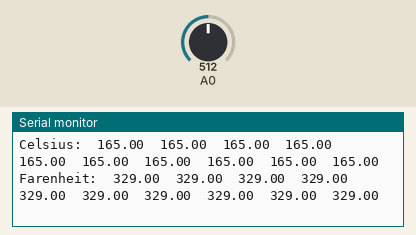
This sketch was run on a simulated ESP8266 (NodeMCU). On the bench: the last lines printed to the serial monitor. The test bench sets the inputs (shaded band); at power-on: A0 = 512. WiFi joins after 1.5 s; servers stay silent unless stated.

Above: at 4.7 s.
4.8 s: A0 set to 126
At 6.2 s:
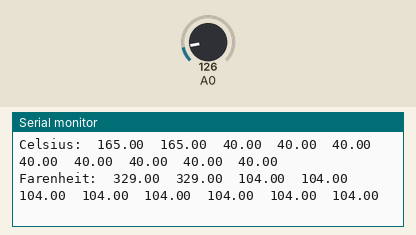
6.3 s: A0 set to 110
At 8.2 s:
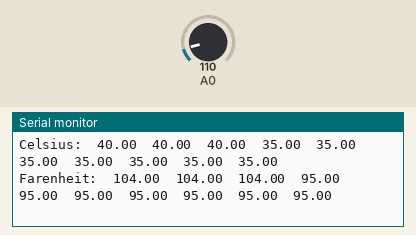
Timing chart, 0 to 9.7 s (numbered marks = the images above; inputs shaded):
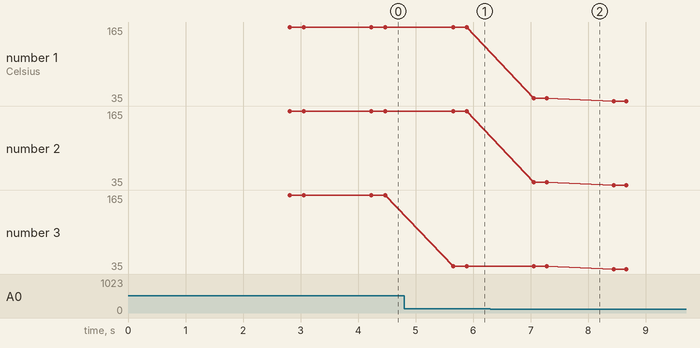

The sketch:

Ejercicio5.ino
```cpp
// Define
#define BLYNK_PRINT Serial

// Libraries
#include <ESP8266WiFi.h>
#include <BlynkSimpleEsp8266.h>

// Variables
WidgetTerminal terminal(V0);

int x=10, y=100; //amount of data, time

// Connection variables
char auth[] = "Ig6Lmkl4mVIJITFOALlSdUZV3nsufseU";
char ssid[] = "Fernandez";
char pass[] = "sparkie5919";

// Function prototypes
void function(int *x, int *y, float m[][2], float sm[][2], float aux[]);
void sort(float v[]);

// Functions
BLYNK_WRITE(V1){x=param.asInt();}
BLYNK_WRITE(V2){y=param.asInt();}

void sort(float v[]){ //Insertion sort
    int aux, j;
    for (int i = 1; i < sizeof(v)/sizeof(v[0]); i++){
        aux = v[i];
        j = i - 1;
        while (j >= 0 && v[j] < aux){
            v[j + 1] = v[j];
            j = j - 1;
        }
        v[j + 1] = aux;
    }
}

void sendData2Blynk(float m[][2], int *x){
    for (int i = 0; i < 2; i++)
    {
        switch (i)
        {
        case 0:
            Serial.print("Celsius:\t");
            terminal.print("Celsius:\t");
            break;
        case 1:
            Serial.print("Farenheit:\t");
            terminal.print("Farenheit:\t");
            break;

        default:
            break;
        }
        for (int j = 0; j < *x; j++)
        {
            Serial.print(m[j][i]);
            terminal.print(m[j][i]);
            Serial.print("\t");
            terminal.print("\t");
        }
        Serial.print("\n");
        terminal.print("\n");
    }

}


void function(int *x, int *y, float m[][2], float sm[][2], float aux[]){
    for (int i = 0; i < *x; i++)
    {
        m[i][0] = analogRead(A0)*330/1024;
        m[i][1] = m[i][0]*1.8+32;
        delay(*y);
    }
    for (int i = 0; i < 2; i++)
    {
        for (int j = 0; j < *x; j++)
        {
            aux[j] = m[j][i];
        }

        sort(aux);

        for (int j = 0; j < *x; j++)
        {
            sm[j][i] = aux[j];
        }
    }
    Serial.print("---------------------------Datos obtenidos---------------------------\n");
    terminal.print("------------Datos obtenidos------------\n");
    sendData2Blynk(m, x);
    Serial.print("---------------------------Datos ordenados---------------------------\n");
    terminal.print("------------Datos ordenados------------\n");
    sendData2Blynk(sm, x);
    Serial.println("\n");
    terminal.println("\n");
}

// Setup
void setup()
{
  // Debug console
  Serial.begin(9600);
  Blynk.begin(auth, ssid, pass);
}

// Loop
void loop()
{
    float m[x][2], sm[x][2], aux[x]; //matrix, sorted matrix, auxiliar array
    Blynk.run();
    function(&x, &y, m, sm, aux);
}
```

Measured:
- after the input at 4.8 s, the serial monitor: prints a new line after 0.85 s (image 1)
- after the input at 6.3 s, the serial monitor: prints a new line after 0.76 s (image 2)
- plotted number 1: 165 → 35 after the input at 6.3 s
- plotted number 2: 165 → 35 after the input at 6.3 s
- plotted number 3: 165 → 40 after the input at 4.8 s, 40 → 35 after the input at 6.3 s
